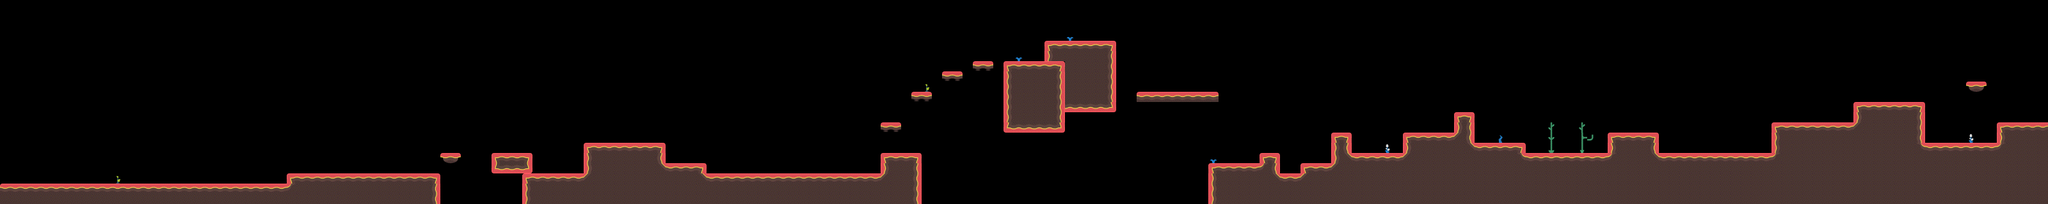

This game map was drawn from its Tiled (.tmx) file and the tilesets committed beside it. A one-line description and the trimmed map source follow:
An orthogonal 200x20 tile map with 16x16 px tiles, 2 tile layers (tileLayer, elementLayer), 2 tilesets and 74 objects (38x coin, 16x walker, 8x jump, 5x staticshooter, 3x jumper, ...).

<map version="1.2" tiledversion="1.3.0" orientation="orthogonal" renderorder="right-down" compressionlevel="0" width="200" height="20" tilewidth="16" tileheight="16" infinite="0" nextlayerid="5" nextobjectid="146">
    <tileset firstgid="1" name="world2" tilewidth="16" tileheight="16" spacing="4" margin="2" tilecount="39" columns="39">
        <image source="world2.png" width="780" height="20" />
    </tileset>
    <tileset firstgid="40" name="elements1" tilewidth="16" tileheight="16" spacing="4" margin="2" tilecount="40" columns="40">
        <image source="elements1.png" width="800" height="20" />
    </tileset>
    <layer id="1" name="tileLayer" width="200" height="20">
        <data>[4000 cells, 879 non-empty, 19 distinct tile ids]</data>
    </layer>
    <objectgroup id="4" name="interactionObjects">
        <object id="128" name="jump" x="1376" y="192" width="16" height="16" />
        <object id="129" name="jump" x="1392" y="192" width="16" height="16" />
        <object id="130" name="jump" x="1424" y="144" width="16" height="16" />
        <object id="131" name="jump" x="1440" y="144" width="16" height="16" />
        <object id="132" name="jump" x="1472" y="112" width="16" height="16" />
        <object id="133" name="jump" x="1488" y="112" width="16" height="16" />
        <object id="134" name="jump" x="1520" y="96" width="16" height="16" />
        <object id="135" name="jump" x="1536" y="96" width="16" height="16" />
    </objectgroup>
    <objectgroup id="2" name="gameObjects">
        <object id="1" name="lee" x="32" y="256" width="16" height="32" />
        <object id="6" name="larry" x="32" y="256" width="16" height="32" />
        <object id="54" name="exit" x="3152" y="144" width="32" height="48" />
        <object id="55" name="staticshooter" x="3088" y="96" width="16" height="32" />
        <object id="56" name="staticshooter" x="2288" y="144" width="16" height="32" />
        <object id="59" name="staticshooter" x="2560" y="176" width="16" height="32" />
        <object id="61" name="staticshooter" x="1008" y="192" width="16" height="32" />
        <object id="62" name="coin" x="464" y="240" width="16" height="16" />
        <object id="63" name="coin" x="496" y="240" width="16" height="16" />
        <object id="64" name="coin" x="528" y="240" width="16" height="16" />
        <object id="65" name="coin" x="560" y="240" width="16" height="16" />
        <object id="66" name="coin" x="592" y="240" width="16" height="16" />
        <object id="67" name="coin" x="624" y="240" width="16" height="16" />
        <object id="68" name="coin" x="656" y="240" width="16" height="16" />
        <object id="69" name="coin" x="784" y="208" width="16" height="16" />
        <object id="70" name="coin" x="800" y="208" width="16" height="16" />
        <object id="71" name="coin" x="1760" y="48" width="16" height="16" />
        <object id="72" name="coin" x="1776" y="80" width="16" height="16" />
        <object id="73" name="coin" x="1792" y="112" width="16" height="16" />
        <object id="74" name="coin" x="2144" y="208" width="16" height="16" />
        <object id="75" name="coin" x="2160" y="192" width="16" height="16" />
        <object id="76" name="coin" x="2176" y="176" width="16" height="16" />
        <object id="77" name="coin" x="2208" y="176" width="16" height="16" />
        <object id="78" name="coin" x="2240" y="176" width="16" height="16" />
        <object id="82" name="coin" x="3056" y="192" width="16" height="16" />
        <object id="83" name="coin" x="3024" y="192" width="16" height="16" />
        <object id="84" name="coin" x="2928" y="128" width="16" height="16" />
        <object id="85" name="coin" x="2912" y="128" width="16" height="16" />
        <object id="88" name="jumper" x="512" y="240" width="16" height="32" />
        <object id="92" name="jumper" x="2272" y="144" width="16" height="32" />
        <object id="98" name="flyer" x="3120" y="160" width="16" height="32" />
        <object id="99" name="walker" x="288" y="256" width="16" height="32" />
        <object id="100" name="walker" x="640" y="240" width="16" height="32" />
        <object id="102" name="walker" x="1312" y="240" width="16" height="32" />
        <object id="103" name="walker" x="1168" y="240" width="16" height="32" />
        <object id="104" name="walker" x="1920" y="224" width="16" height="32" />
        <object id="105" name="walker" x="2048" y="224" width="16" height="32" />
        <object id="106" name="walker" x="1696" y="32" width="16" height="32" />
        <object id="108" name="walker" x="2480" y="208" width="16" height="32" />
        <object id="109" name="walker" x="2832" y="160" width="16" height="32" />
        <object id="110" name="jumper" x="1024" y="192" width="16" height="32" />
        <object id="112" name="walker" x="2736" y="208" width="16" height="32" />
        <object id="113" name="coin" x="1504" y="48" width="16" height="16" />
        <object id="114" name="coin" x="1520" y="48" width="16" height="16" />
        <object id="115" name="coin" x="1424" y="96" width="16" height="16" />
        <object id="116" name="coin" x="1440" y="96" width="16" height="16" />
        <object id="117" name="coin" x="2400" y="192" width="16" height="16" />
        <object id="118" name="coin" x="2416" y="192" width="16" height="16" />
        <object id="119" name="coin" x="2432" y="192" width="16" height="16" />
        <object id="120" name="coin" x="2784" y="160" width="16" height="16" />
        <object id="121" name="coin" x="2800" y="160" width="16" height="16" />
        <object id="122" name="walker" x="320" y="256" width="16" height="32" />
        <object id="123" name="walker" x="352" y="256" width="16" height="32" />
        <object id="124" name="walker" x="2432" y="208" width="16" height="32" />
        <object id="125" name="walker" x="2624" y="208" width="16" height="32" />
        <object id="126" name="coin" x="3088" y="192" width="16" height="16" />
        <object id="136" name="coin" x="1376" y="112" width="16" height="16" />
        <object id="137" name="coin" x="1392" y="112" width="16" height="16" />
        <object id="138" name="coin" x="1584" y="48" width="16" height="16" />
        <object id="139" name="coin" x="1600" y="48" width="16" height="16" />
        <object id="140" name="coin" x="928" y="192" width="16" height="16" />
        <object id="141" name="coin" x="960" y="192" width="16" height="16" />
        <object id="142" name="coin" x="944" y="192" width="16" height="16" />
        <object id="143" name="walker" x="1872" y="112" width="16" height="32" />
        <object id="144" name="walker" x="1824" y="112" width="16" height="32" />
        <object id="145" name="staticshooter" x="1728" y="32" width="16" height="32" />
    </objectgroup>
    <layer id="3" name="elementLayer" width="200" height="20" opacity="0.9">
        <data>[4000 cells, 15 non-empty, 10 distinct tile ids]</data>
    </layer>
</map>
